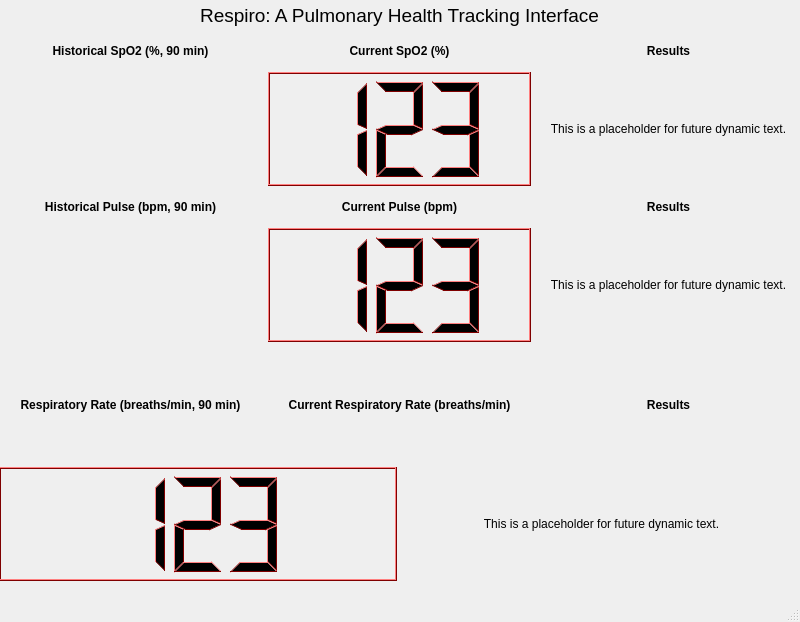
<?xml version="1.0" encoding="UTF-8"?>
<ui version="4.0">
 <class>MainWindow</class>
 <widget class="QMainWindow" name="MainWindow">
  <property name="geometry">
   <rect>
    <x>0</x>
    <y>0</y>
    <width>800</width>
    <height>622</height>
   </rect>
  </property>
  <property name="windowTitle">
   <string>MainWindow</string>
  </property>
  <widget class="QWidget" name="centralwidget">
   <widget class="QWidget" name="verticalLayoutWidget">
    <property name="geometry">
     <rect>
      <x>-1</x>
      <y>0</y>
      <width>801</width>
      <height>581</height>
     </rect>
    </property>
    <layout class="QVBoxLayout" name="verticalLayout_2" stretch="0,0,0,0,0,0,0">
     <property name="spacing">
      <number>6</number>
     </property>
     <item>
      <widget class="QLabel" name="label">
       <property name="enabled">
        <bool>true</bool>
       </property>
       <property name="maximumSize">
        <size>
         <width>16777215</width>
         <height>30</height>
        </size>
       </property>
       <property name="font">
        <font>
         <pointsize>14</pointsize>
        </font>
       </property>
       <property name="text">
        <string>Respiro: A Pulmonary Health Tracking Interface</string>
       </property>
       <property name="alignment">
        <set>Qt::AlignCenter</set>
       </property>
      </widget>
     </item>
     <item>
      <layout class="QHBoxLayout" name="horizontalLayout_7">
       <item>
        <widget class="QLabel" name="label_2">
         <property name="maximumSize">
          <size>
           <width>16777215</width>
           <height>30</height>
          </size>
         </property>
         <property name="font">
          <font>
           <weight>75</weight>
           <bold>true</bold>
          </font>
         </property>
         <property name="text">
          <string>Historical SpO2 (%, 90 min)</string>
         </property>
         <property name="alignment">
          <set>Qt::AlignCenter</set>
         </property>
        </widget>
       </item>
       <item>
        <widget class="QLabel" name="label_5">
         <property name="maximumSize">
          <size>
           <width>16777215</width>
           <height>30</height>
          </size>
         </property>
         <property name="font">
          <font>
           <weight>75</weight>
           <bold>true</bold>
          </font>
         </property>
         <property name="text">
          <string>Current SpO2 (%)</string>
         </property>
         <property name="alignment">
          <set>Qt::AlignCenter</set>
         </property>
        </widget>
       </item>
       <item>
        <widget class="QLabel" name="label_6">
         <property name="maximumSize">
          <size>
           <width>16777215</width>
           <height>30</height>
          </size>
         </property>
         <property name="font">
          <font>
           <weight>75</weight>
           <bold>true</bold>
          </font>
         </property>
         <property name="text">
          <string>Results</string>
         </property>
         <property name="alignment">
          <set>Qt::AlignCenter</set>
         </property>
        </widget>
       </item>
      </layout>
     </item>
     <item>
      <layout class="QHBoxLayout" name="horizontalLayout_3">
       <item>
        <widget class="QWidget" name="widget" native="true"/>
       </item>
       <item>
        <widget class="QLCDNumber" name="lcdNumber_3">
         <property name="palette">
          <palette>
           <active>
            <colorrole role="WindowText">
             <brush brushstyle="SolidPattern">
              <color alpha="255">
               <red>0</red>
               <green>0</green>
               <blue>0</blue>
              </color>
             </brush>
            </colorrole>
            <colorrole role="Button">
             <brush brushstyle="SolidPattern">
              <color alpha="255">
               <red>255</red>
               <green>0</green>
               <blue>0</blue>
              </color>
             </brush>
            </colorrole>
            <colorrole role="Light">
             <brush brushstyle="SolidPattern">
              <color alpha="255">
               <red>255</red>
               <green>127</green>
               <blue>127</blue>
              </color>
             </brush>
            </colorrole>
            <colorrole role="Midlight">
             <brush brushstyle="SolidPattern">
              <color alpha="255">
               <red>255</red>
               <green>63</green>
               <blue>63</blue>
              </color>
             </brush>
            </colorrole>
            <colorrole role="Dark">
             <brush brushstyle="SolidPattern">
              <color alpha="255">
               <red>127</red>
               <green>0</green>
               <blue>0</blue>
              </color>
             </brush>
            </colorrole>
            <colorrole role="Mid">
             <brush brushstyle="SolidPattern">
              <color alpha="255">
               <red>170</red>
               <green>0</green>
               <blue>0</blue>
              </color>
             </brush>
            </colorrole>
            <colorrole role="Text">
             <brush brushstyle="SolidPattern">
              <color alpha="255">
               <red>0</red>
               <green>0</green>
               <blue>0</blue>
              </color>
             </brush>
            </colorrole>
            <colorrole role="BrightText">
             <brush brushstyle="SolidPattern">
              <color alpha="255">
               <red>255</red>
               <green>255</green>
               <blue>255</blue>
              </color>
             </brush>
            </colorrole>
            <colorrole role="ButtonText">
             <brush brushstyle="SolidPattern">
              <color alpha="255">
               <red>0</red>
               <green>0</green>
               <blue>0</blue>
              </color>
             </brush>
            </colorrole>
            <colorrole role="Base">
             <brush brushstyle="SolidPattern">
              <color alpha="255">
               <red>255</red>
               <green>255</green>
               <blue>255</blue>
              </color>
             </brush>
            </colorrole>
            <colorrole role="Window">
             <brush brushstyle="SolidPattern">
              <color alpha="255">
               <red>255</red>
               <green>0</green>
               <blue>0</blue>
              </color>
             </brush>
            </colorrole>
            <colorrole role="Shadow">
             <brush brushstyle="SolidPattern">
              <color alpha="255">
               <red>0</red>
               <green>0</green>
               <blue>0</blue>
              </color>
             </brush>
            </colorrole>
            <colorrole role="AlternateBase">
             <brush brushstyle="SolidPattern">
              <color alpha="255">
               <red>255</red>
               <green>127</green>
               <blue>127</blue>
              </color>
             </brush>
            </colorrole>
            <colorrole role="ToolTipBase">
             <brush brushstyle="SolidPattern">
              <color alpha="255">
               <red>255</red>
               <green>255</green>
               <blue>220</blue>
              </color>
             </brush>
            </colorrole>
            <colorrole role="ToolTipText">
             <brush brushstyle="SolidPattern">
              <color alpha="255">
               <red>0</red>
               <green>0</green>
               <blue>0</blue>
              </color>
             </brush>
            </colorrole>
           </active>
           <inactive>
            <colorrole role="WindowText">
             <brush brushstyle="SolidPattern">
              <color alpha="255">
               <red>0</red>
               <green>0</green>
               <blue>0</blue>
              </color>
             </brush>
            </colorrole>
            <colorrole role="Button">
             <brush brushstyle="SolidPattern">
              <color alpha="255">
               <red>255</red>
               <green>0</green>
               <blue>0</blue>
              </color>
             </brush>
            </colorrole>
            <colorrole role="Light">
             <brush brushstyle="SolidPattern">
              <color alpha="255">
               <red>255</red>
               <green>127</green>
               <blue>127</blue>
              </color>
             </brush>
            </colorrole>
            <colorrole role="Midlight">
             <brush brushstyle="SolidPattern">
              <color alpha="255">
               <red>255</red>
               <green>63</green>
               <blue>63</blue>
              </color>
             </brush>
            </colorrole>
            <colorrole role="Dark">
             <brush brushstyle="SolidPattern">
              <color alpha="255">
               <red>127</red>
               <green>0</green>
               <blue>0</blue>
              </color>
             </brush>
            </colorrole>
            <colorrole role="Mid">
             <brush brushstyle="SolidPattern">
              <color alpha="255">
               <red>170</red>
               <green>0</green>
               <blue>0</blue>
              </color>
             </brush>
            </colorrole>
            <colorrole role="Text">
             <brush brushstyle="SolidPattern">
              <color alpha="255">
               <red>0</red>
               <green>0</green>
               <blue>0</blue>
              </color>
             </brush>
            </colorrole>
            <colorrole role="BrightText">
             <brush brushstyle="SolidPattern">
              <color alpha="255">
               <red>255</red>
               <green>255</green>
               <blue>255</blue>
              </color>
             </brush>
            </colorrole>
            <colorrole role="ButtonText">
             <brush brushstyle="SolidPattern">
              <color alpha="255">
               <red>0</red>
               <green>0</green>
               <blue>0</blue>
              </color>
             </brush>
            </colorrole>
            <colorrole role="Base">
             <brush brushstyle="SolidPattern">
              <color alpha="255">
               <red>255</red>
               <green>255</green>
               <blue>255</blue>
              </color>
             </brush>
            </colorrole>
            <colorrole role="Window">
             <brush brushstyle="SolidPattern">
              <color alpha="255">
               <red>255</red>
               <green>0</green>
               <blue>0</blue>
              </color>
             </brush>
            </colorrole>
            <colorrole role="Shadow">
             <brush brushstyle="SolidPattern">
              <color alpha="255">
               <red>0</red>
               <green>0</green>
               <blue>0</blue>
              </color>
             </brush>
            </colorrole>
            <colorrole role="AlternateBase">
             <brush brushstyle="SolidPattern">
              <color alpha="255">
               <red>255</red>
               <green>127</green>
               <blue>127</blue>
              </color>
             </brush>
            </colorrole>
            <colorrole role="ToolTipBase">
             <brush brushstyle="SolidPattern">
              <color alpha="255">
               <red>255</red>
               <green>255</green>
               <blue>220</blue>
              </color>
             </brush>
            </colorrole>
            <colorrole role="ToolTipText">
             <brush brushstyle="SolidPattern">
              <color alpha="255">
               <red>0</red>
               <green>0</green>
               <blue>0</blue>
              </color>
             </brush>
            </colorrole>
           </inactive>
           <disabled>
            <colorrole role="WindowText">
             <brush brushstyle="SolidPattern">
              <color alpha="255">
               <red>127</red>
               <green>0</green>
               <blue>0</blue>
              </color>
             </brush>
            </colorrole>
            <colorrole role="Button">
             <brush brushstyle="SolidPattern">
              <color alpha="255">
               <red>255</red>
               <green>0</green>
               <blue>0</blue>
              </color>
             </brush>
            </colorrole>
            <colorrole role="Light">
             <brush brushstyle="SolidPattern">
              <color alpha="255">
               <red>255</red>
               <green>127</green>
               <blue>127</blue>
              </color>
             </brush>
            </colorrole>
            <colorrole role="Midlight">
             <brush brushstyle="SolidPattern">
              <color alpha="255">
               <red>255</red>
               <green>63</green>
               <blue>63</blue>
              </color>
             </brush>
            </colorrole>
            <colorrole role="Dark">
             <brush brushstyle="SolidPattern">
              <color alpha="255">
               <red>127</red>
               <green>0</green>
               <blue>0</blue>
              </color>
             </brush>
            </colorrole>
            <colorrole role="Mid">
             <brush brushstyle="SolidPattern">
              <color alpha="255">
               <red>170</red>
               <green>0</green>
               <blue>0</blue>
              </color>
             </brush>
            </colorrole>
            <colorrole role="Text">
             <brush brushstyle="SolidPattern">
              <color alpha="255">
               <red>127</red>
               <green>0</green>
               <blue>0</blue>
              </color>
             </brush>
            </colorrole>
            <colorrole role="BrightText">
             <brush brushstyle="SolidPattern">
              <color alpha="255">
               <red>255</red>
               <green>255</green>
               <blue>255</blue>
              </color>
             </brush>
            </colorrole>
            <colorrole role="ButtonText">
             <brush brushstyle="SolidPattern">
              <color alpha="255">
               <red>127</red>
               <green>0</green>
               <blue>0</blue>
              </color>
             </brush>
            </colorrole>
            <colorrole role="Base">
             <brush brushstyle="SolidPattern">
              <color alpha="255">
               <red>255</red>
               <green>0</green>
               <blue>0</blue>
              </color>
             </brush>
            </colorrole>
            <colorrole role="Window">
             <brush brushstyle="SolidPattern">
              <color alpha="255">
               <red>255</red>
               <green>0</green>
               <blue>0</blue>
              </color>
             </brush>
            </colorrole>
            <colorrole role="Shadow">
             <brush brushstyle="SolidPattern">
              <color alpha="255">
               <red>0</red>
               <green>0</green>
               <blue>0</blue>
              </color>
             </brush>
            </colorrole>
            <colorrole role="AlternateBase">
             <brush brushstyle="SolidPattern">
              <color alpha="255">
               <red>255</red>
               <green>0</green>
               <blue>0</blue>
              </color>
             </brush>
            </colorrole>
            <colorrole role="ToolTipBase">
             <brush brushstyle="SolidPattern">
              <color alpha="255">
               <red>255</red>
               <green>255</green>
               <blue>220</blue>
              </color>
             </brush>
            </colorrole>
            <colorrole role="ToolTipText">
             <brush brushstyle="SolidPattern">
              <color alpha="255">
               <red>0</red>
               <green>0</green>
               <blue>0</blue>
              </color>
             </brush>
            </colorrole>
           </disabled>
          </palette>
         </property>
         <property name="smallDecimalPoint">
          <bool>false</bool>
         </property>
         <property name="digitCount">
          <number>3</number>
         </property>
         <property name="intValue" stdset="0">
          <number>123</number>
         </property>
        </widget>
       </item>
       <item>
        <widget class="QLabel" name="label_3">
         <property name="text">
          <string>This is a placeholder for future dynamic text.</string>
         </property>
         <property name="alignment">
          <set>Qt::AlignCenter</set>
         </property>
        </widget>
       </item>
      </layout>
     </item>
     <item>
      <layout class="QHBoxLayout" name="horizontalLayout_9">
       <property name="sizeConstraint">
        <enum>QLayout::SetDefaultConstraint</enum>
       </property>
       <item>
        <widget class="QLabel" name="label_10">
         <property name="maximumSize">
          <size>
           <width>16777215</width>
           <height>30</height>
          </size>
         </property>
         <property name="font">
          <font>
           <weight>75</weight>
           <bold>true</bold>
          </font>
         </property>
         <property name="text">
          <string>Historical Pulse (bpm, 90 min)</string>
         </property>
         <property name="alignment">
          <set>Qt::AlignCenter</set>
         </property>
        </widget>
       </item>
       <item>
        <widget class="QLabel" name="label_11">
         <property name="maximumSize">
          <size>
           <width>16777215</width>
           <height>30</height>
          </size>
         </property>
         <property name="font">
          <font>
           <weight>75</weight>
           <bold>true</bold>
          </font>
         </property>
         <property name="text">
          <string>Current Pulse (bpm)</string>
         </property>
         <property name="alignment">
          <set>Qt::AlignCenter</set>
         </property>
        </widget>
       </item>
       <item>
        <widget class="QLabel" name="label_12">
         <property name="maximumSize">
          <size>
           <width>16777215</width>
           <height>30</height>
          </size>
         </property>
         <property name="font">
          <font>
           <weight>75</weight>
           <bold>true</bold>
          </font>
         </property>
         <property name="text">
          <string>Results</string>
         </property>
         <property name="alignment">
          <set>Qt::AlignCenter</set>
         </property>
        </widget>
       </item>
      </layout>
     </item>
     <item>
      <layout class="QHBoxLayout" name="horizontalLayout_4">
       <item>
        <widget class="QWidget" name="widget_2" native="true"/>
       </item>
       <item>
        <widget class="QLCDNumber" name="lcdNumber_2">
         <property name="palette">
          <palette>
           <active>
            <colorrole role="WindowText">
             <brush brushstyle="SolidPattern">
              <color alpha="255">
               <red>0</red>
               <green>0</green>
               <blue>0</blue>
              </color>
             </brush>
            </colorrole>
            <colorrole role="Button">
             <brush brushstyle="SolidPattern">
              <color alpha="255">
               <red>255</red>
               <green>0</green>
               <blue>0</blue>
              </color>
             </brush>
            </colorrole>
            <colorrole role="Light">
             <brush brushstyle="SolidPattern">
              <color alpha="255">
               <red>255</red>
               <green>127</green>
               <blue>127</blue>
              </color>
             </brush>
            </colorrole>
            <colorrole role="Midlight">
             <brush brushstyle="SolidPattern">
              <color alpha="255">
               <red>255</red>
               <green>63</green>
               <blue>63</blue>
              </color>
             </brush>
            </colorrole>
            <colorrole role="Dark">
             <brush brushstyle="SolidPattern">
              <color alpha="255">
               <red>127</red>
               <green>0</green>
               <blue>0</blue>
              </color>
             </brush>
            </colorrole>
            <colorrole role="Mid">
             <brush brushstyle="SolidPattern">
              <color alpha="255">
               <red>170</red>
               <green>0</green>
               <blue>0</blue>
              </color>
             </brush>
            </colorrole>
            <colorrole role="Text">
             <brush brushstyle="SolidPattern">
              <color alpha="255">
               <red>0</red>
               <green>0</green>
               <blue>0</blue>
              </color>
             </brush>
            </colorrole>
            <colorrole role="BrightText">
             <brush brushstyle="SolidPattern">
              <color alpha="255">
               <red>255</red>
               <green>255</green>
               <blue>255</blue>
              </color>
             </brush>
            </colorrole>
            <colorrole role="ButtonText">
             <brush brushstyle="SolidPattern">
              <color alpha="255">
               <red>0</red>
               <green>0</green>
               <blue>0</blue>
              </color>
             </brush>
            </colorrole>
            <colorrole role="Base">
             <brush brushstyle="SolidPattern">
              <color alpha="255">
               <red>255</red>
               <green>255</green>
               <blue>255</blue>
              </color>
             </brush>
            </colorrole>
            <colorrole role="Window">
             <brush brushstyle="SolidPattern">
              <color alpha="255">
               <red>255</red>
               <green>0</green>
               <blue>0</blue>
              </color>
             </brush>
            </colorrole>
            <colorrole role="Shadow">
             <brush brushstyle="SolidPattern">
              <color alpha="255">
               <red>0</red>
               <green>0</green>
               <blue>0</blue>
              </color>
             </brush>
            </colorrole>
            <colorrole role="AlternateBase">
             <brush brushstyle="SolidPattern">
              <color alpha="255">
               <red>255</red>
               <green>127</green>
               <blue>127</blue>
              </color>
             </brush>
            </colorrole>
            <colorrole role="ToolTipBase">
             <brush brushstyle="SolidPattern">
              <color alpha="255">
               <red>255</red>
               <green>255</green>
               <blue>220</blue>
              </color>
             </brush>
            </colorrole>
            <colorrole role="ToolTipText">
             <brush brushstyle="SolidPattern">
              <color alpha="255">
               <red>0</red>
               <green>0</green>
               <blue>0</blue>
              </color>
             </brush>
            </colorrole>
           </active>
           <inactive>
            <colorrole role="WindowText">
             <brush brushstyle="SolidPattern">
              <color alpha="255">
               <red>0</red>
               <green>0</green>
               <blue>0</blue>
              </color>
             </brush>
            </colorrole>
            <colorrole role="Button">
             <brush brushstyle="SolidPattern">
              <color alpha="255">
               <red>255</red>
               <green>0</green>
               <blue>0</blue>
              </color>
             </brush>
            </colorrole>
            <colorrole role="Light">
             <brush brushstyle="SolidPattern">
              <color alpha="255">
               <red>255</red>
               <green>127</green>
               <blue>127</blue>
              </color>
             </brush>
            </colorrole>
            <colorrole role="Midlight">
             <brush brushstyle="SolidPattern">
              <color alpha="255">
               <red>255</red>
               <green>63</green>
               <blue>63</blue>
              </color>
             </brush>
            </colorrole>
            <colorrole role="Dark">
             <brush brushstyle="SolidPattern">
              <color alpha="255">
               <red>127</red>
               <green>0</green>
               <blue>0</blue>
              </color>
             </brush>
            </colorrole>
            <colorrole role="Mid">
             <brush brushstyle="SolidPattern">
              <color alpha="255">
               <red>170</red>
               <green>0</green>
               <blue>0</blue>
              </color>
             </brush>
            </colorrole>
            <colorrole role="Text">
             <brush brushstyle="SolidPattern">
              <color alpha="255">
               <red>0</red>
               <green>0</green>
               <blue>0</blue>
              </color>
             </brush>
            </colorrole>
            <colorrole role="BrightText">
             <brush brushstyle="SolidPattern">
              <color alpha="255">
               <red>255</red>
               <green>255</green>
               <blue>255</blue>
              </color>
             </brush>
            </colorrole>
            <colorrole role="ButtonText">
             <brush brushstyle="SolidPattern">
              <color alpha="255">
               <red>0</red>
               <green>0</green>
               <blue>0</blue>
              </color>
             </brush>
            </colorrole>
            <colorrole role="Base">
             <brush brushstyle="SolidPattern">
              <color alpha="255">
               <red>255</red>
               <green>255</green>
               <blue>255</blue>
              </color>
             </brush>
            </colorrole>
            <colorrole role="Window">
             <brush brushstyle="SolidPattern">
              <color alpha="255">
               <red>255</red>
               <green>0</green>
               <blue>0</blue>
              </color>
             </brush>
            </colorrole>
            <colorrole role="Shadow">
             <brush brushstyle="SolidPattern">
              <color alpha="255">
               <red>0</red>
               <green>0</green>
               <blue>0</blue>
              </color>
             </brush>
            </colorrole>
            <colorrole role="AlternateBase">
             <brush brushstyle="SolidPattern">
              <color alpha="255">
               <red>255</red>
               <green>127</green>
               <blue>127</blue>
              </color>
             </brush>
            </colorrole>
            <colorrole role="ToolTipBase">
             <brush brushstyle="SolidPattern">
              <color alpha="255">
               <red>255</red>
               <green>255</green>
               <blue>220</blue>
              </color>
             </brush>
            </colorrole>
            <colorrole role="ToolTipText">
             <brush brushstyle="SolidPattern">
              <color alpha="255">
               <red>0</red>
               <green>0</green>
               <blue>0</blue>
              </color>
             </brush>
            </colorrole>
           </inactive>
           <disabled>
            <colorrole role="WindowText">
             <brush brushstyle="SolidPattern">
              <color alpha="255">
               <red>127</red>
               <green>0</green>
               <blue>0</blue>
              </color>
             </brush>
            </colorrole>
            <colorrole role="Button">
             <brush brushstyle="SolidPattern">
              <color alpha="255">
               <red>255</red>
               <green>0</green>
               <blue>0</blue>
              </color>
             </brush>
            </colorrole>
            <colorrole role="Light">
             <brush brushstyle="SolidPattern">
              <color alpha="255">
               <red>255</red>
               <green>127</green>
               <blue>127</blue>
              </color>
             </brush>
            </colorrole>
            <colorrole role="Midlight">
             <brush brushstyle="SolidPattern">
              <color alpha="255">
               <red>255</red>
               <green>63</green>
               <blue>63</blue>
              </color>
             </brush>
            </colorrole>
            <colorrole role="Dark">
             <brush brushstyle="SolidPattern">
              <color alpha="255">
               <red>127</red>
               <green>0</green>
               <blue>0</blue>
              </color>
             </brush>
            </colorrole>
            <colorrole role="Mid">
             <brush brushstyle="SolidPattern">
              <color alpha="255">
               <red>170</red>
               <green>0</green>
               <blue>0</blue>
              </color>
             </brush>
            </colorrole>
            <colorrole role="Text">
             <brush brushstyle="SolidPattern">
              <color alpha="255">
               <red>127</red>
               <green>0</green>
               <blue>0</blue>
              </color>
             </brush>
            </colorrole>
            <colorrole role="BrightText">
             <brush brushstyle="SolidPattern">
              <color alpha="255">
               <red>255</red>
               <green>255</green>
               <blue>255</blue>
              </color>
             </brush>
            </colorrole>
            <colorrole role="ButtonText">
             <brush brushstyle="SolidPattern">
              <color alpha="255">
               <red>127</red>
               <green>0</green>
               <blue>0</blue>
              </color>
             </brush>
            </colorrole>
            <colorrole role="Base">
             <brush brushstyle="SolidPattern">
              <color alpha="255">
               <red>255</red>
               <green>0</green>
               <blue>0</blue>
              </color>
             </brush>
            </colorrole>
            <colorrole role="Window">
             <brush brushstyle="SolidPattern">
              <color alpha="255">
               <red>255</red>
               <green>0</green>
               <blue>0</blue>
              </color>
             </brush>
            </colorrole>
            <colorrole role="Shadow">
             <brush brushstyle="SolidPattern">
              <color alpha="255">
               <red>0</red>
               <green>0</green>
               <blue>0</blue>
              </color>
             </brush>
            </colorrole>
            <colorrole role="AlternateBase">
             <brush brushstyle="SolidPattern">
              <color alpha="255">
               <red>255</red>
               <green>0</green>
               <blue>0</blue>
              </color>
             </brush>
            </colorrole>
            <colorrole role="ToolTipBase">
             <brush brushstyle="SolidPattern">
              <color alpha="255">
               <red>255</red>
               <green>255</green>
               <blue>220</blue>
              </color>
             </brush>
            </colorrole>
            <colorrole role="ToolTipText">
             <brush brushstyle="SolidPattern">
              <color alpha="255">
               <red>0</red>
               <green>0</green>
               <blue>0</blue>
              </color>
             </brush>
            </colorrole>
           </disabled>
          </palette>
         </property>
         <property name="smallDecimalPoint">
          <bool>false</bool>
         </property>
         <property name="digitCount">
          <number>3</number>
         </property>
         <property name="intValue" stdset="0">
          <number>123</number>
         </property>
        </widget>
       </item>
       <item>
        <widget class="QLabel" name="label_4">
         <property name="text">
          <string>This is a placeholder for future dynamic text.</string>
         </property>
         <property name="alignment">
          <set>Qt::AlignCenter</set>
         </property>
        </widget>
       </item>
      </layout>
     </item>
     <item>
      <layout class="QHBoxLayout" name="horizontalLayout_10">
       <item>
        <widget class="QLabel" name="label_13">
         <property name="font">
          <font>
           <weight>75</weight>
           <bold>true</bold>
          </font>
         </property>
         <property name="text">
          <string>Respiratory Rate (breaths/min, 90 min)</string>
         </property>
         <property name="alignment">
          <set>Qt::AlignCenter</set>
         </property>
        </widget>
       </item>
       <item>
        <widget class="QLabel" name="label_14">
         <property name="font">
          <font>
           <weight>75</weight>
           <bold>true</bold>
          </font>
         </property>
         <property name="text">
          <string>Current Respiratory Rate (breaths/min)</string>
         </property>
         <property name="alignment">
          <set>Qt::AlignCenter</set>
         </property>
        </widget>
       </item>
       <item>
        <widget class="QLabel" name="label_15">
         <property name="font">
          <font>
           <weight>75</weight>
           <bold>true</bold>
          </font>
         </property>
         <property name="text">
          <string>Results</string>
         </property>
         <property name="alignment">
          <set>Qt::AlignCenter</set>
         </property>
        </widget>
       </item>
      </layout>
     </item>
     <item>
      <layout class="QHBoxLayout" name="horizontalLayout_5">
       <item>
        <layout class="QHBoxLayout" name="horizontalLayout_6"/>
       </item>
       <item>
        <widget class="QLCDNumber" name="lcdNumber">
         <property name="palette">
          <palette>
           <active>
            <colorrole role="WindowText">
             <brush brushstyle="SolidPattern">
              <color alpha="255">
               <red>0</red>
               <green>0</green>
               <blue>0</blue>
              </color>
             </brush>
            </colorrole>
            <colorrole role="Button">
             <brush brushstyle="SolidPattern">
              <color alpha="255">
               <red>255</red>
               <green>0</green>
               <blue>0</blue>
              </color>
             </brush>
            </colorrole>
            <colorrole role="Light">
             <brush brushstyle="SolidPattern">
              <color alpha="255">
               <red>255</red>
               <green>127</green>
               <blue>127</blue>
              </color>
             </brush>
            </colorrole>
            <colorrole role="Midlight">
             <brush brushstyle="SolidPattern">
              <color alpha="255">
               <red>255</red>
               <green>63</green>
               <blue>63</blue>
              </color>
             </brush>
            </colorrole>
            <colorrole role="Dark">
             <brush brushstyle="SolidPattern">
              <color alpha="255">
               <red>127</red>
               <green>0</green>
               <blue>0</blue>
              </color>
             </brush>
            </colorrole>
            <colorrole role="Mid">
             <brush brushstyle="SolidPattern">
              <color alpha="255">
               <red>170</red>
               <green>0</green>
               <blue>0</blue>
              </color>
             </brush>
            </colorrole>
            <colorrole role="Text">
             <brush brushstyle="SolidPattern">
              <color alpha="255">
               <red>0</red>
               <green>0</green>
               <blue>0</blue>
              </color>
             </brush>
            </colorrole>
            <colorrole role="BrightText">
             <brush brushstyle="SolidPattern">
              <color alpha="255">
               <red>255</red>
               <green>255</green>
               <blue>255</blue>
              </color>
             </brush>
            </colorrole>
            <colorrole role="ButtonText">
             <brush brushstyle="SolidPattern">
              <color alpha="255">
               <red>0</red>
               <green>0</green>
               <blue>0</blue>
              </color>
             </brush>
            </colorrole>
            <colorrole role="Base">
             <brush brushstyle="SolidPattern">
              <color alpha="255">
               <red>255</red>
               <green>255</green>
               <blue>255</blue>
              </color>
             </brush>
            </colorrole>
            <colorrole role="Window">
             <brush brushstyle="SolidPattern">
              <color alpha="255">
               <red>255</red>
               <green>0</green>
               <blue>0</blue>
              </color>
             </brush>
            </colorrole>
            <colorrole role="Shadow">
             <brush brushstyle="SolidPattern">
              <color alpha="255">
               <red>0</red>
               <green>0</green>
               <blue>0</blue>
              </color>
             </brush>
            </colorrole>
            <colorrole role="AlternateBase">
             <brush brushstyle="SolidPattern">
              <color alpha="255">
               <red>255</red>
               <green>127</green>
               <blue>127</blue>
              </color>
             </brush>
            </colorrole>
            <colorrole role="ToolTipBase">
             <brush brushstyle="SolidPattern">
              <color alpha="255">
               <red>255</red>
               <green>255</green>
               <blue>220</blue>
              </color>
             </brush>
            </colorrole>
            <colorrole role="ToolTipText">
             <brush brushstyle="SolidPattern">
              <color alpha="255">
               <red>0</red>
               <green>0</green>
               <blue>0</blue>
              </color>
             </brush>
            </colorrole>
           </active>
           <inactive>
            <colorrole role="WindowText">
             <brush brushstyle="SolidPattern">
              <color alpha="255">
               <red>0</red>
               <green>0</green>
               <blue>0</blue>
              </color>
             </brush>
            </colorrole>
            <colorrole role="Button">
             <brush brushstyle="SolidPattern">
              <color alpha="255">
               <red>255</red>
               <green>0</green>
               <blue>0</blue>
              </color>
             </brush>
            </colorrole>
            <colorrole role="Light">
             <brush brushstyle="SolidPattern">
              <color alpha="255">
               <red>255</red>
               <green>127</green>
               <blue>127</blue>
              </color>
             </brush>
            </colorrole>
            <colorrole role="Midlight">
             <brush brushstyle="SolidPattern">
              <color alpha="255">
               <red>255</red>
               <green>63</green>
               <blue>63</blue>
              </color>
             </brush>
            </colorrole>
            <colorrole role="Dark">
             <brush brushstyle="SolidPattern">
              <color alpha="255">
               <red>127</red>
               <green>0</green>
               <blue>0</blue>
              </color>
             </brush>
            </colorrole>
            <colorrole role="Mid">
             <brush brushstyle="SolidPattern">
              <color alpha="255">
               <red>170</red>
               <green>0</green>
               <blue>0</blue>
              </color>
             </brush>
            </colorrole>
            <colorrole role="Text">
             <brush brushstyle="SolidPattern">
              <color alpha="255">
               <red>0</red>
               <green>0</green>
               <blue>0</blue>
              </color>
             </brush>
            </colorrole>
            <colorrole role="BrightText">
             <brush brushstyle="SolidPattern">
              <color alpha="255">
               <red>255</red>
               <green>255</green>
               <blue>255</blue>
              </color>
             </brush>
            </colorrole>
            <colorrole role="ButtonText">
             <brush brushstyle="SolidPattern">
              <color alpha="255">
               <red>0</red>
               <green>0</green>
               <blue>0</blue>
              </color>
             </brush>
            </colorrole>
            <colorrole role="Base">
             <brush brushstyle="SolidPattern">
              <color alpha="255">
               <red>255</red>
               <green>255</green>
               <blue>255</blue>
              </color>
             </brush>
            </colorrole>
            <colorrole role="Window">
             <brush brushstyle="SolidPattern">
              <color alpha="255">
               <red>255</red>
               <green>0</green>
               <blue>0</blue>
              </color>
             </brush>
            </colorrole>
            <colorrole role="Shadow">
             <brush brushstyle="SolidPattern">
              <color alpha="255">
               <red>0</red>
               <green>0</green>
               <blue>0</blue>
              </color>
             </brush>
            </colorrole>
            <colorrole role="AlternateBase">
             <brush brushstyle="SolidPattern">
              <color alpha="255">
               <red>255</red>
               <green>127</green>
               <blue>127</blue>
              </color>
             </brush>
            </colorrole>
            <colorrole role="ToolTipBase">
             <brush brushstyle="SolidPattern">
              <color alpha="255">
               <red>255</red>
               <green>255</green>
               <blue>220</blue>
              </color>
             </brush>
            </colorrole>
            <colorrole role="ToolTipText">
             <brush brushstyle="SolidPattern">
              <color alpha="255">
               <red>0</red>
               <green>0</green>
               <blue>0</blue>
              </color>
             </brush>
            </colorrole>
           </inactive>
           <disabled>
            <colorrole role="WindowText">
             <brush brushstyle="SolidPattern">
              <color alpha="255">
               <red>127</red>
               <green>0</green>
               <blue>0</blue>
              </color>
             </brush>
            </colorrole>
            <colorrole role="Button">
             <brush brushstyle="SolidPattern">
              <color alpha="255">
               <red>255</red>
               <green>0</green>
               <blue>0</blue>
              </color>
             </brush>
            </colorrole>
            <colorrole role="Light">
             <brush brushstyle="SolidPattern">
              <color alpha="255">
               <red>255</red>
               <green>127</green>
               <blue>127</blue>
              </color>
             </brush>
            </colorrole>
            <colorrole role="Midlight">
             <brush brushstyle="SolidPattern">
              <color alpha="255">
               <red>255</red>
               <green>63</green>
               <blue>63</blue>
              </color>
             </brush>
            </colorrole>
            <colorrole role="Dark">
             <brush brushstyle="SolidPattern">
              <color alpha="255">
               <red>127</red>
               <green>0</green>
               <blue>0</blue>
              </color>
             </brush>
            </colorrole>
            <colorrole role="Mid">
             <brush brushstyle="SolidPattern">
              <color alpha="255">
               <red>170</red>
               <green>0</green>
               <blue>0</blue>
              </color>
             </brush>
            </colorrole>
            <colorrole role="Text">
             <brush brushstyle="SolidPattern">
              <color alpha="255">
               <red>127</red>
               <green>0</green>
               <blue>0</blue>
              </color>
             </brush>
            </colorrole>
            <colorrole role="BrightText">
             <brush brushstyle="SolidPattern">
              <color alpha="255">
               <red>255</red>
               <green>255</green>
               <blue>255</blue>
              </color>
             </brush>
            </colorrole>
            <colorrole role="ButtonText">
             <brush brushstyle="SolidPattern">
              <color alpha="255">
               <red>127</red>
               <green>0</green>
               <blue>0</blue>
              </color>
             </brush>
            </colorrole>
            <colorrole role="Base">
             <brush brushstyle="SolidPattern">
              <color alpha="255">
               <red>255</red>
               <green>0</green>
               <blue>0</blue>
              </color>
             </brush>
            </colorrole>
            <colorrole role="Window">
             <brush brushstyle="SolidPattern">
              <color alpha="255">
               <red>255</red>
               <green>0</green>
               <blue>0</blue>
              </color>
             </brush>
            </colorrole>
            <colorrole role="Shadow">
             <brush brushstyle="SolidPattern">
              <color alpha="255">
               <red>0</red>
               <green>0</green>
               <blue>0</blue>
              </color>
             </brush>
            </colorrole>
            <colorrole role="AlternateBase">
             <brush brushstyle="SolidPattern">
              <color alpha="255">
               <red>255</red>
               <green>0</green>
               <blue>0</blue>
              </color>
             </brush>
            </colorrole>
            <colorrole role="ToolTipBase">
             <brush brushstyle="SolidPattern">
              <color alpha="255">
               <red>255</red>
               <green>255</green>
               <blue>220</blue>
              </color>
             </brush>
            </colorrole>
            <colorrole role="ToolTipText">
             <brush brushstyle="SolidPattern">
              <color alpha="255">
               <red>0</red>
               <green>0</green>
               <blue>0</blue>
              </color>
             </brush>
            </colorrole>
           </disabled>
          </palette>
         </property>
         <property name="smallDecimalPoint">
          <bool>false</bool>
         </property>
         <property name="digitCount">
          <number>3</number>
         </property>
         <property name="intValue" stdset="0">
          <number>123</number>
         </property>
        </widget>
       </item>
       <item>
        <widget class="QLabel" name="label_16">
         <property name="text">
          <string>This is a placeholder for future dynamic text.</string>
         </property>
         <property name="alignment">
          <set>Qt::AlignCenter</set>
         </property>
        </widget>
       </item>
      </layout>
     </item>
    </layout>
   </widget>
  </widget>
  <widget class="QMenuBar" name="menubar">
   <property name="geometry">
    <rect>
     <x>0</x>
     <y>0</y>
     <width>800</width>
     <height>21</height>
    </rect>
   </property>
  </widget>
  <widget class="QStatusBar" name="statusbar"/>
 </widget>
 <resources/>
 <connections/>
</ui>
